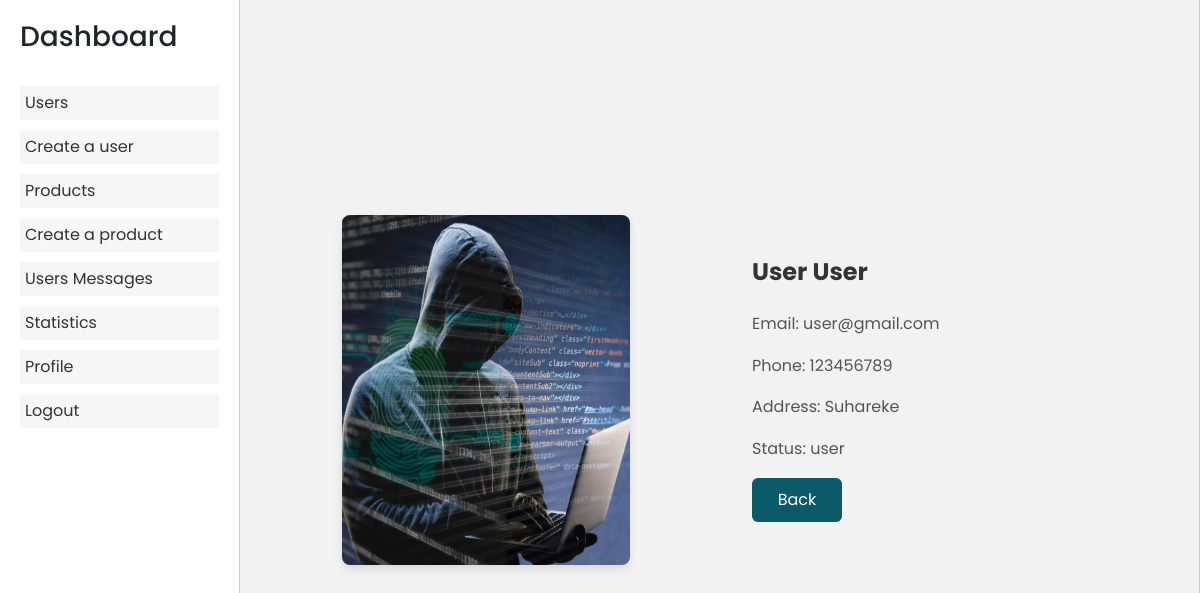
Screenshot of /admin/dashboard.php?page=details_users&id=12 (signed in) with the database file from the repository.
### tables this page shows
CREATE TABLE IF NOT EXISTS `users` (
  `id` int NOT NULL AUTO_INCREMENT,
  `first_name` varchar(50) NOT NULL,
  `last_name` varchar(50) NOT NULL,
  `email` varchar(50) NOT NULL,
  `phone` varchar(20) NOT NULL,
  `address` varchar(100) NOT NULL,
  `image` varchar(100) DEFAULT NULL,
  `password` varchar(255) NOT NULL,
  `status` varchar(10)  NOT NULL DEFAULT 'user',
  `is_banned` enum('Yes','No') NOT NULL DEFAULT 'No',
  PRIMARY KEY (`id`),
  UNIQUE KEY `email` (`email`)
);

### admin/details_users.php (the view, shortened to what this page needs)
<?php
if (isset($_SESSION["admin"])) {
?>
    <!DOCTYPE html>
    <html lang="en">
    <head>
        <link href="https://cdn.jsdelivr.net/npm/bootstrap@5.3.0/dist/css/bootstrap.min.css" rel="stylesheet">
    </head>
    <body>
        <?php
        require "../validate/connect.php";
        $id = $_GET["id"];
        $sql = "SELECT * FROM users WHERE id=$id";
        $result = mysqli_query($connect, $sql);
        $row = mysqli_fetch_assoc($result);
        ?>
        <div class="container text-center">
            <div class="row">
                <div class="col-md-6">
                    <img src="../pictures/<?php echo $row['image']; ?>" class="card-img-top" alt="User Image">
                </div>
                <div class="col-md-6">
                    <div class="card-body">
                        <h5 class="card-title"><?php echo $row['first_name'] . " " . $row['last_name']; ?></h5>
                        <br>
                        <div>
                            <p class="card-text">Email: <?php echo $row['email']; ?></p>
                            <p class="card-text">Phone: <?php echo $row['phone']; ?></p>
                            <p class="card-text">Address: <?php echo $row['address']; ?></p>
                            <p class="card-text">Status: <?php echo $row['status']; ?></p>
                            <a style="text-decoration: none;" href="dashboard.php?page=users" class="btn-back">Back</a>
                        </div>
                    </div>
                </div>
            </div>
        </div>
    </body>
    </html>
<?php
} else if (isset($_SESSION["user"])) {
    header("location:../index.php");
} else {
    header("Location: ../login.php");
}

### admin/dashboard.php (style rules this page uses)
* { font-family: "Poppins", sans-serif; }
@media (min-width: 1200px) { .container, .container-lg, .container-md, .container-sm, .container-xl { max-width: 1350px !important; } }

### admin/details_users.php (style rules this page uses)
body { font-family: Arial, sans-serif; background-color: #f2f2f2; }
.row { display: flex; justify-content: center; align-items: center; }
.container { padding-top: 20px; }
.card-img-top { border-radius: 8px; box-shadow: 0 4px 8px rgba(0, 0, 0, 0.1); height: 350px; width: 65%; }
.card-body { padding: 20px; }
.card-title { font-size: 24px; font-weight: bold; color: #333; text-align: left; }
.card-text { font-size: 16px; text-align: left; color: #555; line-height: 1.6; }
.btn-back { display: flex; justify-content: center; width: 90px; text-align: left; color: #fff; background-color: #0a5a6a; border: none; border-radius: 6px; padding: 10px 20px; font-size: 16px; cursor: pointer; transition: background-color 0.3s; }

### rows the page displays
users: image (picture), first_name "User", last_name "User", email "user@gmail.com", phone "123456789", address "Suhareke", status "user"
